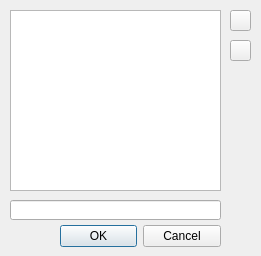
<?xml version="1.0" encoding="UTF-8"?>
<ui version="4.0">
 <class>EditEnumerationDialog</class>
 <widget class="QDialog" name="EditEnumerationDialog">
  <property name="windowModality">
   <enum>Qt::ApplicationModal</enum>
  </property>
  <property name="geometry">
   <rect>
    <x>0</x>
    <y>0</y>
    <width>261</width>
    <height>256</height>
   </rect>
  </property>
  <property name="windowTitle">
   <string>Dialog</string>
  </property>
  <property name="modal">
   <bool>true</bool>
  </property>
  <widget class="QDialogButtonBox" name="buttonBox">
   <property name="geometry">
    <rect>
     <x>60</x>
     <y>220</y>
     <width>161</width>
     <height>32</height>
    </rect>
   </property>
   <property name="orientation">
    <enum>Qt::Horizontal</enum>
   </property>
   <property name="standardButtons">
    <set>QDialogButtonBox::Cancel|QDialogButtonBox::Ok</set>
   </property>
  </widget>
  <widget class="QListWidget" name="itemList">
   <property name="geometry">
    <rect>
     <x>10</x>
     <y>10</y>
     <width>211</width>
     <height>181</height>
    </rect>
   </property>
  </widget>
  <widget class="QLineEdit" name="currentItem">
   <property name="geometry">
    <rect>
     <x>10</x>
     <y>200</y>
     <width>211</width>
     <height>20</height>
    </rect>
   </property>
  </widget>
  <widget class="QPushButton" name="addItemButton">
   <property name="geometry">
    <rect>
     <x>230</x>
     <y>10</y>
     <width>21</width>
     <height>21</height>
    </rect>
   </property>
   <property name="toolTip">
    <string>Add new enumeration item</string>
   </property>
   <property name="text">
    <string/>
   </property>
   <property name="icon">
    <iconset resource="Resource.qrc">
     <normaloff>:/image/resources/plus.png</normaloff>:/image/resources/plus.png</iconset>
   </property>
  </widget>
  <widget class="QPushButton" name="removeItemButton">
   <property name="geometry">
    <rect>
     <x>230</x>
     <y>40</y>
     <width>21</width>
     <height>21</height>
    </rect>
   </property>
   <property name="toolTip">
    <string>Remove selected item</string>
   </property>
   <property name="text">
    <string/>
   </property>
   <property name="icon">
    <iconset resource="Resource.qrc">
     <normaloff>:/image/resources/minus.png</normaloff>:/image/resources/minus.png</iconset>
   </property>
  </widget>
  <action name="actionRemoveItem">
   <property name="text">
    <string>RemoveItem</string>
   </property>
   <property name="shortcut">
    <string>Del</string>
   </property>
  </action>
 </widget>
 <resources>
  <include location="Resource.qrc"/>
 </resources>
 <connections>
  <connection>
   <sender>buttonBox</sender>
   <signal>accepted()</signal>
   <receiver>EditEnumerationDialog</receiver>
   <slot>accept()</slot>
   <hints>
    <hint type="sourcelabel">
     <x>248</x>
     <y>254</y>
    </hint>
    <hint type="destinationlabel">
     <x>157</x>
     <y>274</y>
    </hint>
   </hints>
  </connection>
  <connection>
   <sender>buttonBox</sender>
   <signal>rejected()</signal>
   <receiver>EditEnumerationDialog</receiver>
   <slot>reject()</slot>
   <hints>
    <hint type="sourcelabel">
     <x>316</x>
     <y>260</y>
    </hint>
    <hint type="destinationlabel">
     <x>286</x>
     <y>274</y>
    </hint>
   </hints>
  </connection>
 </connections>
 <slots>
  <slot>removeSelectedItem()</slot>
 </slots>
</ui>
